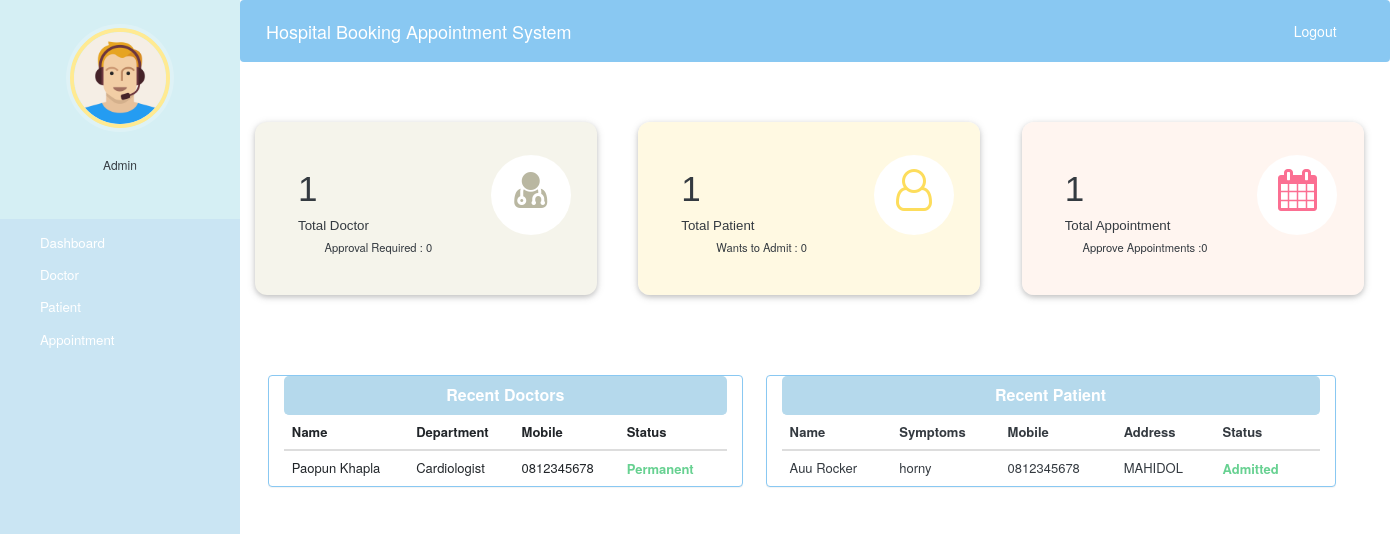
The app's page /admin-dashboard (signed in), older data.
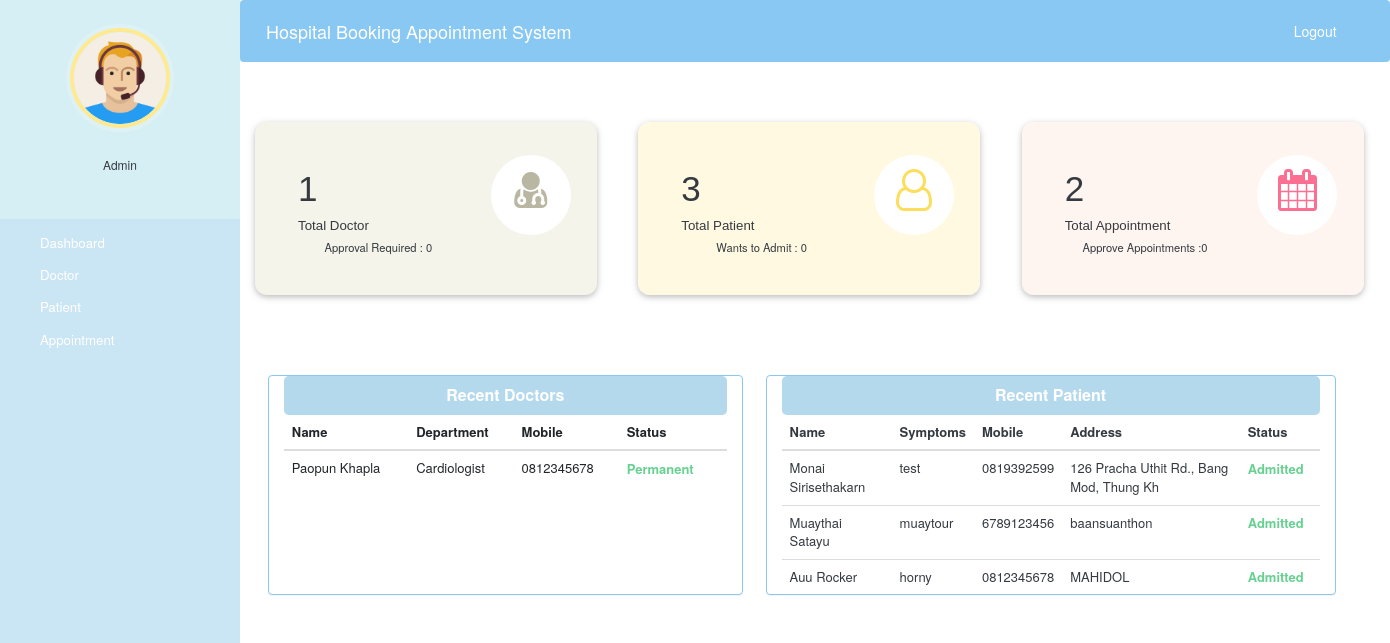
The same page, newer data.
### hospital/models.py (models this page shows, shortened)
class Doctor(models.Model):
    user = models.OneToOneField(User, on_delete=models.CASCADE)
    profile_pic = models.ImageField(upload_to='hospital/static/profile_pic/DoctorProfilePic', null=True, blank=True)
    address = models.CharField(max_length=40)
    mobile = models.CharField(max_length=20, null=True)
    department = models.CharField(max_length=50, choices=departments, default='Cardiologist')
    status = models.BooleanField(default=False)
    @property
    def get_name(self):
        return self.user.first_name+" "+self.user.last_name

class Patient(models.Model):
    user = models.OneToOneField(User, on_delete=models.CASCADE)
    profile_pic = models.ImageField(upload_to='hospital/static/profile_pic/PatientProfilePic/', null=True, blank=True)
    address = models.CharField(max_length=40)
    mobile = models.CharField(max_length=20, null=False)
    symptoms = models.CharField(max_length=100, null=False)
    assignedDoctorId = models.PositiveIntegerField(null=True)
    admitDate = models.DateField(auto_now=True)
    status = models.BooleanField(default=False)
    @property
    def get_name(self):
        return self.user.first_name+" "+self.user.last_name

### hospital/views.py (the view)
# urls.py: path('admin-dashboard', views.admin_dashboard_view,name='admin-dashboard'),
@login_required(login_url='adminlogin')
@user_passes_test(is_admin)
def admin_dashboard_view(request):
    doctors=models.Doctor.objects.all().order_by('-id')
    patients=models.Patient.objects.all().order_by('-id')
    doctorcount=models.Doctor.objects.all().filter(status=True).count()
    pendingdoctorcount=models.Doctor.objects.all().filter(status=False).count()
    patientcount=models.Patient.objects.all().filter(status=True).count()
    pendingpatientcount=models.Patient.objects.all().filter(status=False).count()
    appointmentcount=models.Appointment.objects.all().filter(status=True).count()
    pendingappointmentcount=models.Appointment.objects.all().filter(status=False).count()
    mydict={
    'doctors':doctors,
    'patients':patients,
    'doctorcount':doctorcount,
    'pendingdoctorcount':pendingdoctorcount,
    'patientcount':patientcount,
    'pendingpatientcount':pendingpatientcount,
    'appointmentcount':appointmentcount,
    'pendingappointmentcount':pendingappointmentcount,
    }
    return render(request,'hospital/admin_dashboard.html',context=mydict)

### hospital/views.py (called while the page is built)
def is_admin(user):
    return user.groups.filter(name='ADMIN').exists()

### hospital/templates/hospital/admin_dashboard.html
{% extends 'hospital/admin_base.html' %} {% load static %} {% block content %} {%include 'hospital/admin_dashboard_cards.html'%}
<br><br><br><br>
<div class="container">
    <div class="row">
        <div class="panel panel-primary col-md-5" style="margin-left:2%;  border-color: rgba(137, 200, 242, 1);">
            <div class="panel-heading" style="text-align:center; background:rgba(181, 217, 236, 1);
      border-color:rgba(181, 217, 236, 1) ; border-radius: 5px;">
                <h6 class="panel-title" style="font-weight: bold;">Recent Doctors</h6>
            </div>
            <table class="table table-hover" id="dev-table" style="font-size: small;">
                <thead>
                    <tr>
                        <th>Name</th>
                        <th>Department</th>
                        <th>Mobile</th>
                        <th>Status</th>
                    </tr>
                </thead>
                {% for d in doctors %}
                <tr>
                    <td> {{d.get_name}}</td>
                    <td>{{d.department}}</td>
                    <td>{{d.mobile}}</td>
                    {%if d.status%}
                    <td> <span class="label label-primary;" style="color: #67D191; font-size: 13px; font-weight: bold; padding-left: 0px;">Permanent</span></td>
                    {% else %}
                    <td> <span class="label label-success;" style="color: #F05454; font-size: 13px; font-weight: bold; padding-left: 0px;">On Hold</span></td>
                    {% endif %}
                </tr>
                {% endfor %}
            </table>
        </div>
        <div class="panel panel-primary col-md-6" style="margin-left:2%; border-color: rgba(137, 200, 242, 1);">
            <div class="panel-heading" style="text-align:center;  background:rgba(181, 217, 236, 1);
      border-color:rgba(181, 217, 236, 1) ; border-radius: 5px; ">
                <h6 class="panel-title" style="font-weight: bold;">Recent Patient</h6>
            </div>
            <table class="table table-hover" id="dev-table" style="color: #343A40; font-size: small;">
                <thead>
                    <tr>
                        <th>Name</th>
                        <th>Symptoms</th>
                        <th>Mobile</th>
                        <th>Address</th>
                        <th>Status</th>
                    </tr>
                </thead>
                {% for p in patients %}
                <tr>
                    <td> {{p.get_name}}</td>
                    <td>{{p.symptoms}}</td>
                    <td>{{p.mobile}}</td>
                    <td>{{p.address}}</td>
                    {%if p.status%}
                    <td> <span class="label label-primary;" style="color: #67D191; font-size: 13px; font-weight: bold; padding-left: 0px;">Admitted</span></td>
                    {% else %}
                    <td> <span class="label label-success;" style="color: #F05454; font-size: 13px; font-weight: bold; padding-left: 0px;">On Hold</span></td>
                    {% endif %}
                </tr>
                {% endfor %}
            </table>
        </div>
    </div>
</div>
{% endblock content %}

### hospital/templates/hospital/admin_base.html (shortened to what this page needs)
<!DOCTYPE html> {% load static %}
<html lang="en">
<head>
    <link rel="stylesheet" href="https://stackpath.bootstrapcdn.com/bootstrap/4.3.1/css/bootstrap.min.css">
    <link rel="stylesheet" href="https://maxcdn.bootstrapcdn.com/font-awesome/4.7.0/css/font-awesome.min.css">
    <link rel="stylesheet" href="{% static '/style.css' %}">
</head>
<body>
    <nav class="menu" tabindex="0">
        <header class="avatar">
            <img src="{% static "images/adminpropic.png" %}" />
            <br><br>
            <h6>Admin</h6>
        </header>
        <ul>
            <li tabindex="0" class="icon-dashboard"> <a style="color:white; text-decoration:none;" href="/admin-dashboard"><span>Dashboard</span></a> </li>
            <li tabindex="0" class="icon-customers"> <a style="color:white; text-decoration:none;" href="/admin-doctor"><span>Doctor</span></a></li>
            <li tabindex="0" class="icon-users"> <a style="color:white; text-decoration:none;" href="/admin-patient"><span>Patient</span></a></li>
            <li tabindex="0" class="icon-calendar"> <a style="color:white; text-decoration:none;" href="/admin-appointment"><span>Appointment</span></a></li>
        </ul>
    </nav>
    <main>
        <div class="bs-example">
            <nav class="navbar navbar-expand-md  navbar-dark fixed-top" style="background:#89C8F2;">
                <a href="/admin-dashboard" class="navbar-brand">Hospital Booking Appointment System</a>
                <div class="collapse navbar-collapse justify-content-between" id="navbarCollapse">
                    <div class="navbar-nav" style=" margin-left: 90%;">
                        <a href="/logout" class="nav-item nav-link" style="color: #fff">Logout</a>
                    </div>
                </div>
            </nav>
        </div>
        <br><br>
        {% block content %} {% endblock content %}
        <br><br><br><br>
    </main>
</body>
</html>

### hospital/templates/hospital/admin_dashboard_cards.html (shortened to what this page needs)
<!DOCTYPE html>
<html lang="en" dir="ltr">
<head>
    <link rel="stylesheet" href="https://maxcdn.bootstrapcdn.com/bootstrap/3.4.1/css/bootstrap.min.css">
    <link rel="stylesheet" href="https://cdnjs.cloudflare.com/ajax/libs/font-awesome/4.7.0/css/font-awesome.min.css">
</head>
<body>
    <div class="market-updates">
        <div class="col-md-4 market-update-gd">
            <div class="market-update-block clr-block-1">
                <div class="col-md-8 market-update-left">
                    <h3>{{doctorcount}}</h3>
                    <h4>Total Doctor</h4>
                    <p>Approval Required : {{pendingdoctorcount}}</p>
                </div>
                <div class="col-md-4 market-update-right">
                    <i class="fa fa-user-md"></i>
                </div>
                <div class="clearfix"> </div>
            </div>
        </div>
        <div class="col-md-4 market-update-gd">
            <div class="market-update-block clr-block-2">
                <div class="col-md-8 market-update-left">
                    <h3>{{patientcount}}</h3>
                    <h4>Total Patient</h4>
                    <p>Wants to Admit : {{pendingpatientcount}}</p>
                </div>
                <div class="col-md-4 market-update-right">
                    <i class="fa fa-user-o"></i>
                </div>
                <div class="clearfix"> </div>
            </div>
        </div>
        <div class="col-md-4 market-update-gd">
            <div class="market-update-block clr-block-3">
                <div class="col-md-8 market-update-left">
                    <h3>{{appointmentcount}}</h3>
                    <h4>Total Appointment</h4>
                    <p>Approve Appointments :{{pendingappointmentcount}} </p>
                </div>
                <div class="col-md-4 market-update-right">
                    <i class="fa fa-calendar"> </i>
                </div>
                <div class="clearfix"> </div>
            </div>
        </div>
        <div class="clearfix"> </div>
    </div>
</body>
</html>

### hospital/static/style.css (style rules this page uses)
body { padding-left: 240px; }
main { position: relative; height: 100vh; }
.menu { background: #5bc995; height: 100vh; width: 240px; position: fixed; top: 0px; left: 0; z-index: 5; outline: none; }
.menu .avatar { background: rgba(0, 0, 0, 0.1); padding: 2em 0.5em; text-align: center; }
.menu .avatar img { width: 100px; border-radius: 50%; overflow: hidden; border: 4px solid #ffea92; box-shadow: 0 0 0 4px rgba(255, 255, 255, 0.2); }
.menu ul { list-style: none; padding: 0.5em 0; margin: 0; }
.menu ul li { padding: 0.5em 1em 0.5em 3em; font-size: 0.95em; font-weight: regular; background-repeat: no-repeat; background-position: left 15px center; background-size: auto 20px; transition: all 0.15s linear; cursor: pointer; }
.menu ul li.icon-dashboard { background-image: url("http://www.entypo.com/images//gauge.svg"); }
.menu ul li.icon-customers { background-image: url("http://www.entypo.com/images//briefcase.svg"); }
.menu ul li.icon-users { background-image: url("http://www.entypo.com/images//users.svg"); }
.menu ul li.icon-calendar { background-image: url("http://www.entypo.com/images//calendar.svg"); }

### hospital/templates/hospital/admin_base.html (style rules this page uses)
a:link { text-decoration: none; }
a { color: white; }
.fa { font-size: 23px; width: 60px; text-align: center; text-decoration: none; margin: 5px 2px; border-radius: 50%; }
p { text-align: center; text-align: center; font-size: 12px; margin-top: -15px; }
body { padding-left: 240px; }
main { position: relative; height: 100vh; }
.menu { background: #CAE5F3; color: rgba(52, 58, 64, 1); height: 100vh; width: 240px; position: fixed; top: 0px; left: 0; z-index: 5; outline: none; }
.menu .avatar { background: #D5EFF4; padding: 2em 0.5em; text-align: center; }
.menu ul { list-style: none; padding: 0.5em 0; margin: 0; }
.menu ul li { padding: 0.5em 1em 0.5em 3em; font-size: 0.95em; font-weight: regular; background-repeat: no-repeat; background-position: left 15px center; background-size: auto 20px; transition: all 0.15s linear; cursor: pointer; }
.menu ul li.icon-dashboard { background-image: url("http://www.entypo.com/images//gauge.svg"); }
.menu ul li.icon-customers { background-image: url("http://www.entypo.com/images//briefcase.svg"); }
.menu ul li.icon-users { background-image: url("http://www.entypo.com/images//users.svg"); }
.menu ul li.icon-calendar { background-image: url("http://www.entypo.com/images//calendar.svg"); }

### hospital/templates/hospital/admin_dashboard_cards.html (style rules this page uses)
.market-update-block { padding: 2em 2em; }
.market-update-block h3 { color: #343A40; font-size: 2.5em; font-family: 'Carrois Gothic', sans-serif; }
.market-update-block h4 { font-size: 0.95em; color: #343A40; margin: 0.3em 0em; font-family: 'Carrois Gothic', sans-serif; }
.market-update-block p { color: #343A40; font-size: 0.8em; line-height: 1.8em; }
.market-update-block.clr-block-1 { background: #F5F4EB; border-radius: 12px; margin-right: 0.8em; box-shadow: 0 2px 5px 0 rgba(0, 0, 0, 0.16), 0 2px 10px 0 rgba(0, 0, 0, 0.12); }
.market-update-block.clr-block-2 { background: rgba(255, 247, 215, 0.712); border-radius: 12px; margin-right: 0.8em; box-shadow: 0 2px 5px 0 rgba(0, 0, 0, 0.16), 0 2px 10px 0 rgba(0, 0, 0, 0.12); }
.market-update-block.clr-block-3 { background: rgba(255, 240, 232, 0.658); border-radius: 12px; margin-right: 0.8em; box-shadow: 0 2px 5px 0 rgba(0, 0, 0, 0.16), 0 2px 10px 0 rgba(0, 0, 0, 0.12); }
.market-update-right i.fa.fa-user-o { font-size: 3em; color: #FDDD5C; width: 80px; height: 80px; background: #fff; text-align: center; border-radius: 49px; -webkit-border-radius: 49px; -moz-border-radius: 49px; -o-border-radius: 49px; line-height: 1.7em; }
.market-update-right i.fa.fa-user-md { font-size: 3em; color: #B9B7A1; width: 80px; height: 80px; background: #fff; text-align: center; border-radius: 49px; -webkit-border-radius: 49px; -moz-border-radius: 49px; -o-border-radius: 49px; line-height: 1.7em; }
.market-update-right i.fa.fa-calendar { font-size: 3em; color: #fb6f92; width: 80px; height: 80px; background: #fff; text-align: center; border-radius: 49px; -webkit-border-radius: 49px; -moz-border-radius: 49px; -o-border-radius: 49px; line-height: 1.7em; }
.market-update-left { padding: 0px; }

Row changes from the older to the newer data that the page shows:
added Patient: get_name "Monai Sirisethakarn", symptoms "test", mobile "0819392599", address "126 Pracha Uthit Rd., Bang Mod, Thung Kh", status "Admitted"
added Patient: get_name "Muaythai Satayu", symptoms "muaytour", mobile "6789123456", address "baansuanthon", status "Admitted"
Text that changed along with them:
{{ patientcount }}: "1" → "3"
{{ appointmentcount }}: "1" → "2"
